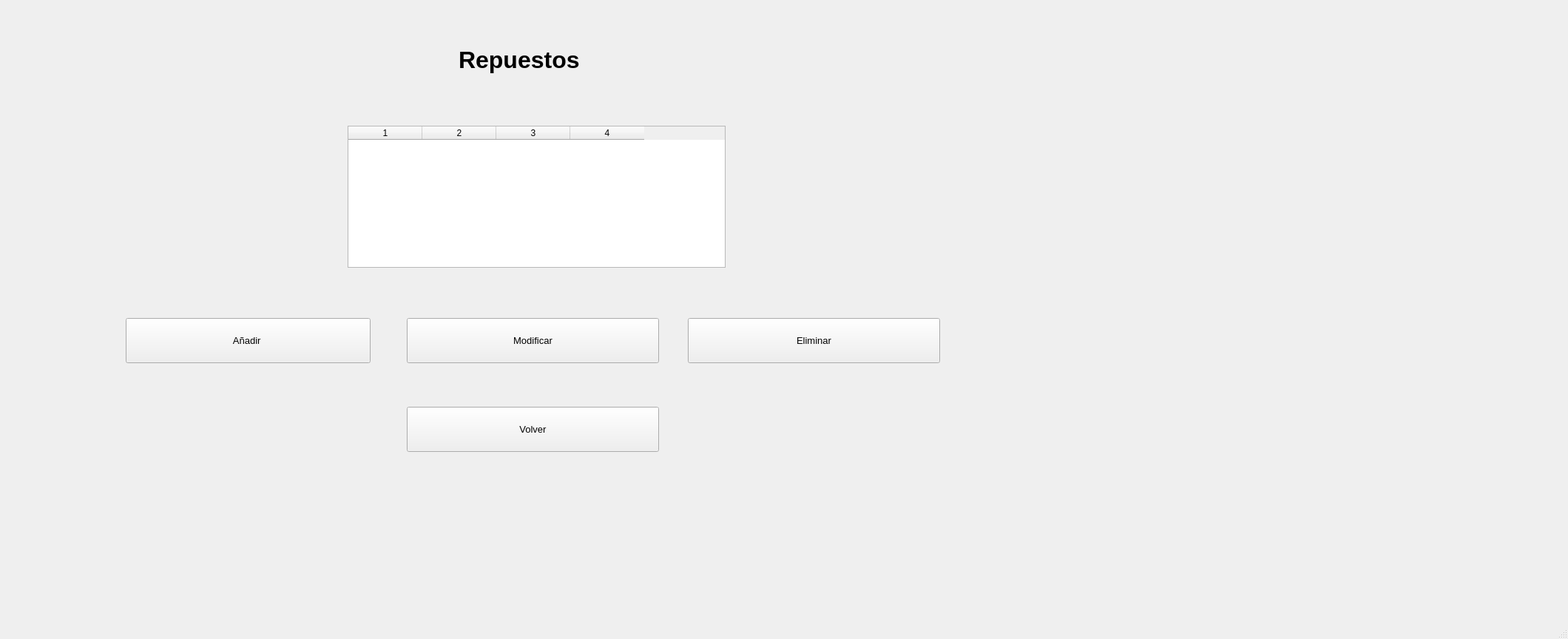
<?xml version="1.0" encoding="UTF-8"?>
<ui version="4.0">
 <class>MainWindow</class>
 <widget class="QMainWindow" name="MainWindow">
  <property name="geometry">
   <rect>
    <x>0</x>
    <y>0</y>
    <width>2120</width>
    <height>864</height>
   </rect>
  </property>
  <property name="windowTitle">
   <string>MainWindow</string>
  </property>
  <widget class="QWidget" name="centralwidget">
   <widget class="QLabel" name="lblTitulo">
    <property name="geometry">
     <rect>
      <x>620</x>
      <y>30</y>
      <width>211</width>
      <height>101</height>
     </rect>
    </property>
    <property name="font">
     <font>
      <family>Segoe UI</family>
      <pointsize>24</pointsize>
      <weight>75</weight>
      <bold>true</bold>
     </font>
    </property>
    <property name="text">
     <string>Repuestos</string>
    </property>
   </widget>
   <widget class="QPushButton" name="btnAnadirRepuestos">
    <property name="geometry">
     <rect>
      <x>170</x>
      <y>430</y>
      <width>331</width>
      <height>61</height>
     </rect>
    </property>
    <property name="font">
     <font>
      <family>Segoe UI</family>
      <pointsize>10</pointsize>
     </font>
    </property>
    <property name="text">
     <string>Añadir </string>
    </property>
   </widget>
   <widget class="QPushButton" name="btnModificarRepuestos">
    <property name="geometry">
     <rect>
      <x>550</x>
      <y>430</y>
      <width>341</width>
      <height>61</height>
     </rect>
    </property>
    <property name="font">
     <font>
      <family>Segoe UI</family>
      <pointsize>10</pointsize>
     </font>
    </property>
    <property name="text">
     <string>Modificar</string>
    </property>
   </widget>
   <widget class="QPushButton" name="btnEliminarRepuestos">
    <property name="geometry">
     <rect>
      <x>930</x>
      <y>430</y>
      <width>341</width>
      <height>61</height>
     </rect>
    </property>
    <property name="font">
     <font>
      <family>Segoe UI</family>
      <pointsize>10</pointsize>
     </font>
    </property>
    <property name="text">
     <string>Eliminar</string>
    </property>
   </widget>
   <widget class="QPushButton" name="btnVolver">
    <property name="geometry">
     <rect>
      <x>550</x>
      <y>550</y>
      <width>341</width>
      <height>61</height>
     </rect>
    </property>
    <property name="font">
     <font>
      <family>Segoe UI</family>
      <pointsize>10</pointsize>
     </font>
    </property>
    <property name="text">
     <string>Volver</string>
    </property>
   </widget>
   <widget class="QTableWidget" name="tablaRepuestos">
    <property name="geometry">
     <rect>
      <x>470</x>
      <y>170</y>
      <width>511</width>
      <height>192</height>
     </rect>
    </property>
    <property name="columnCount">
     <number>4</number>
    </property>
    <column/>
    <column/>
    <column/>
    <column/>
   </widget>
   <widget class="QWidget" name="imagen" native="true">
    <property name="geometry">
     <rect>
      <x>1490</x>
      <y>50</y>
      <width>411</width>
      <height>651</height>
     </rect>
    </property>
   </widget>
  </widget>
  <widget class="QMenuBar" name="menubar">
   <property name="geometry">
    <rect>
     <x>0</x>
     <y>0</y>
     <width>2120</width>
     <height>26</height>
    </rect>
   </property>
  </widget>
  <widget class="QStatusBar" name="statusbar"/>
 </widget>
 <resources/>
 <connections/>
</ui>
